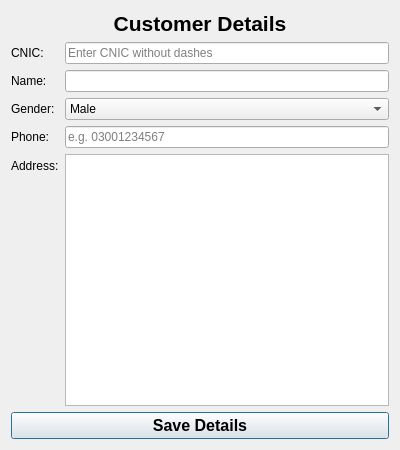
<?xml version="1.0" encoding="UTF-8"?>
<ui version="4.0">
 <class>CustomerDialog</class>
 <widget class="QDialog" name="CustomerDialog">
  <property name="geometry">
   <rect>
    <x>0</x>
    <y>0</y>
    <width>400</width>
    <height>450</height>
   </rect>
  </property>
  <property name="windowTitle">
   <string>Customer Details</string>
  </property>
  <layout class="QVBoxLayout" name="verticalLayout">
   <item>
    <widget class="QLabel" name="titleLabel">
     <property name="text">
      <string>Customer Details</string>
     </property>
     <property name="alignment">
      <set>Qt::AlignCenter</set>
     </property>
     <property name="font">
      <font>
       <pointsize>16</pointsize>
       <weight>75</weight>
       <bold>true</bold>
      </font>
     </property>
    </widget>
   </item>
   <item>
    <layout class="QFormLayout" name="formLayout">
     <item row="0" column="0">
      <widget class="QLabel" name="cnicLabel">
       <property name="text">
        <string>CNIC:</string>
       </property>
      </widget>
     </item>
     <item row="0" column="1">
      <widget class="QLineEdit" name="cnicEdit">
       <property name="placeholderText">
        <string>Enter CNIC without dashes</string>
       </property>
      </widget>
     </item>
     <item row="1" column="0">
      <widget class="QLabel" name="nameLabel">
       <property name="text">
        <string>Name:</string>
       </property>
      </widget>
     </item>
     <item row="1" column="1">
      <widget class="QLineEdit" name="nameEdit"/>
     </item>
     <item row="2" column="0">
      <widget class="QLabel" name="genderLabel">
       <property name="text">
        <string>Gender:</string>
       </property>
      </widget>
     </item>
     <item row="2" column="1">
      <widget class="QComboBox" name="genderComboBox">
       <item>
        <property name="text">
         <string>Male</string>
        </property>
       </item>
       <item>
        <property name="text">
         <string>Female</string>
        </property>
       </item>
       <item>
        <property name="text">
         <string>Other</string>
        </property>
       </item>
      </widget>
     </item>
     <item row="3" column="0">
      <widget class="QLabel" name="phoneLabel">
       <property name="text">
        <string>Phone:</string>
       </property>
      </widget>
     </item>
     <item row="3" column="1">
      <widget class="QLineEdit" name="phoneEdit">
       <property name="placeholderText">
        <string>e.g. 03001234567</string>
       </property>
      </widget>
     </item>
     <item row="4" column="0">
      <widget class="QLabel" name="addressLabel">
       <property name="text">
        <string>Address:</string>
       </property>
      </widget>
     </item>
     <item row="4" column="1">
      <widget class="QTextEdit" name="addressEdit"/>
     </item>
    </layout>
   </item>
   <item>
    <widget class="QPushButton" name="saveButton">
     <property name="text">
      <string>Save Details</string>
     </property>
     <property name="font">
      <font>
       <pointsize>12</pointsize>
       <weight>75</weight>
       <bold>true</bold>
      </font>
     </property>
    </widget>
   </item>
  </layout>
 </widget>
 <resources/>
 <connections/>
</ui>
